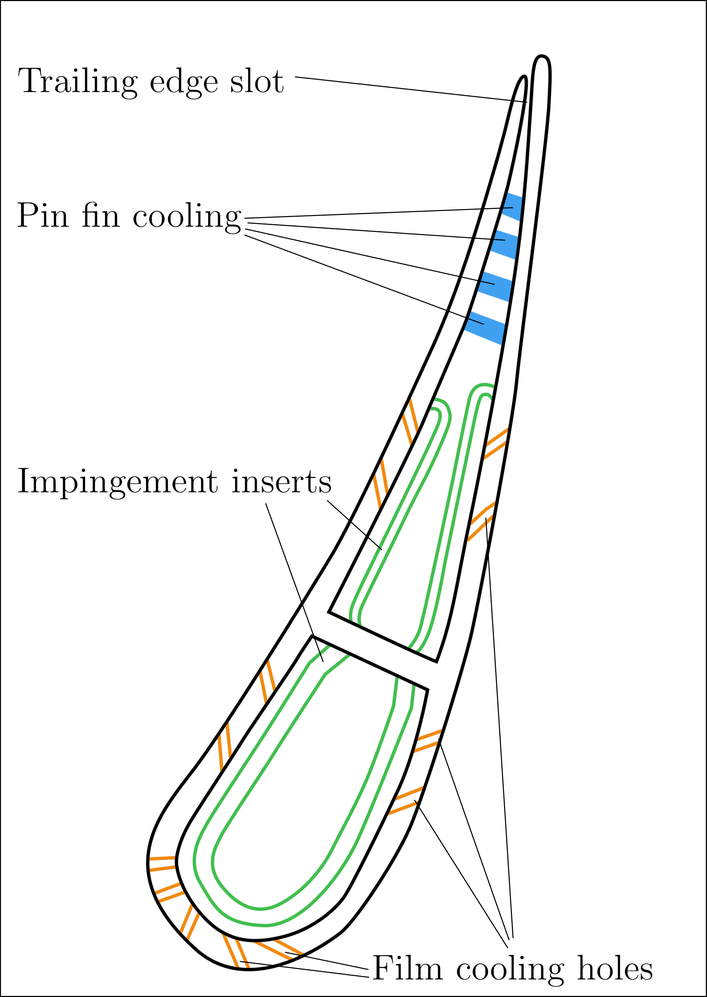
#> input picture assets/gth_rebuild/gth-labels.png, 707 x 997 px, shrunk from 2000 x 2820 before the run
$ python trim2.py
#> lines starting #> are read from the running program, lines starting #| are printed output that depends on the picture
import numpy as np
from PIL import Image

filenames = ["gth-labels.png"]
outnames = ["11.png"]

for i in range(len(filenames)):
	with Image.open(filenames[i]) as inp:
#> inp is the input picture: PIL image 707x997 RGB; mean R, G, B 243, 244.3, 242.8
		arr = np.array(inp)[5:-5,5:-5]
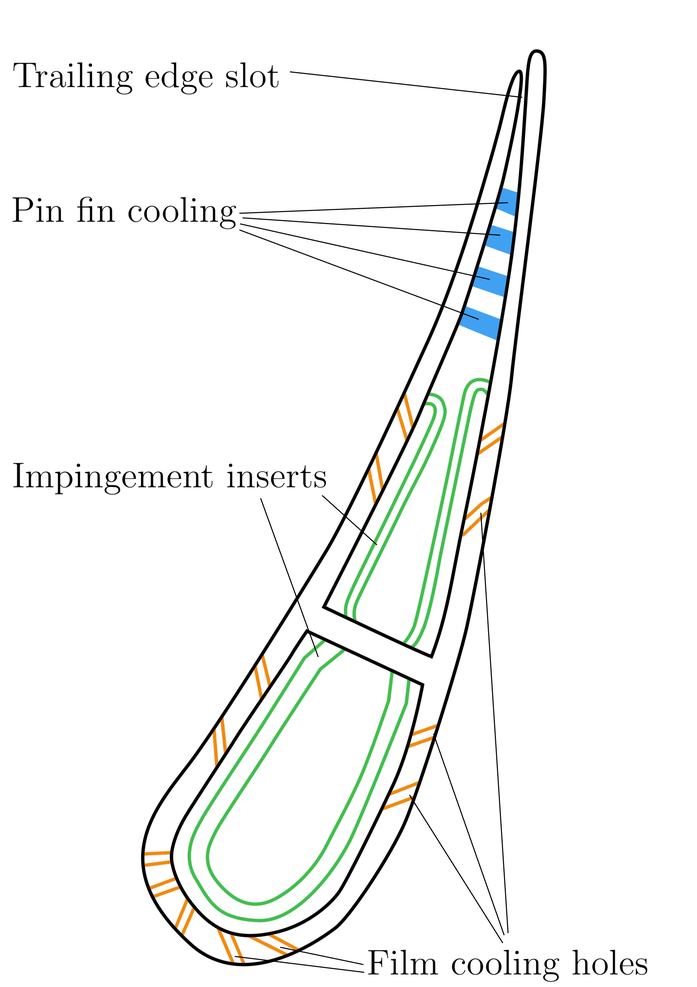
#> arr: shape (987, 697, 3); mean R, G, B 244, 245.4, 243.9
		out = Image.fromarray(arr)
		out.save(outnames[i])
